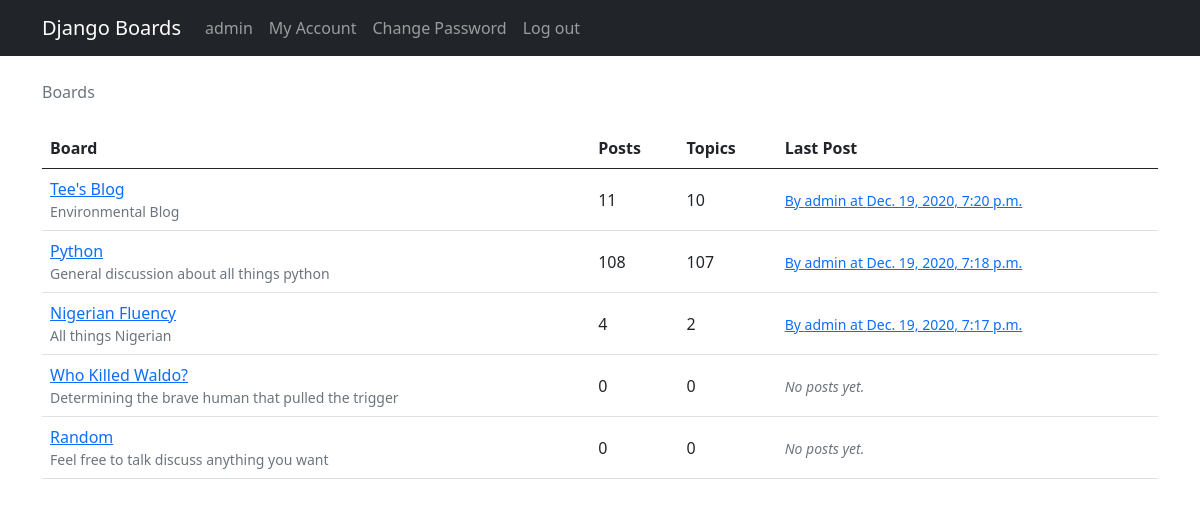
The app's page / (signed in) with its own data.
### boards/models.py (models this page shows, shortened)
class Board(models.Model):
    name = models.CharField(max_length=30, unique=True)
    description= models.CharField(max_length=100)
    def get_posts_count(self):
        return Post.objects.filter(topic__board=self).count()
    def get_last_post(self):
        return Post.objects.filter(topic__board=self).order_by('-created_at').first()

class Post(models.Model):
    message= models.TextField(max_length=4000)
    topic = models.ForeignKey(Topic, related_name='posts', on_delete=CASCADE)
    created_at = models.DateTimeField(auto_now_add=True)
    updated_at =models.DateTimeField(null=True)
    created_by = models.ForeignKey(User, related_name='posts', on_delete=CASCADE)
    updated_by = models.ForeignKey(User, null=True, related_name='+', on_delete=CASCADE)

### boards/views.py (the view)
# urls.py: path('', views.BoardListView.as_view(), name='home'),
class BoardListView(ListView):
    model = Board
    context_object_name ='boards'
    template_name = 'home.html'

### templates/home.html
{% extends 'base.html' %}
{% load static %}
{% load bootstrap4 %}
{% block breadcrumb %}
  <li class="breadcrumb-item active">Boards</li>
{% endblock %}
{% block content %}
  <table class="table">
    <thead class="thead-inverse">
      <tr>
        <th>Board</th>
        <th>Posts</th>
        <th>Topics</th>
        <th>Last Post</th>
      </tr>
    </thead>
    <tbody>
      {% for board in boards %}
        <tr>
          <td>
            <a href="{% url 'board_topics' board.pk %}">{{ board.name }}</a>
            <small class="text-muted d-block">{{ board.description }}</small>
          </td>
          <td class="align-middle">
            {{ board.get_posts_count }}
          </td>
          <td class="align-middle">
            {{ board.topics.count }}
          </td>
          <td class="align-middle">
            {% with post=board.get_last_post %}
              {% if post %}
                <small>
                  <a href="{% url 'topic_posts' board.pk post.topic.pk %}">
                    By {{ post.created_by.username }} at {{ post.created_at }}
                  </a>
                </small>
              {% else %}
                <small class="text-muted">
                  <em>No posts yet.</em>
                </small>
              {% endif %}
            {% endwith %}
          </td>
        </tr>
      {% endfor %}
    </tbody>
  </table>
{% endblock %}

### templates/base.html (shortened to what this page needs)
{% load static %}
{% load bootstrap4 %}
<!DOCTYPE html>
<html lang="en">
<head>
    <link href="https://cdn.jsdelivr.net/npm/bootstrap@5.0.0-beta1/dist/css/bootstrap.min.css" rel="stylesheet">
    <link rel="stylesheet" href="https://cdn.jsdelivr.net/simplemde/latest/simplemde.min.css">
    <link rel="stylesheet" href="{% static '/roseboard/static/css/bootstrap.min.css' %}">
</head>
<body>
    {% block body %}
    <nav class="navbar navbar-expand-sm navbar-dark bg-dark">
        <div class="container">
          <a class="navbar-brand" href="{% url 'home' %}">Django Boards</a>
          <div class="collapse navbar-collapse" id="mainMenu">
              {% if user.is_authenticated %}
            <ul class="navbar-nav ml-auto">
              <li class="nav-item ">
                <a class="nav-link" href="#" id="userMenu"  aria-haspopup="true" aria-expanded="false">
                  {{ user.username }}
                </a>
            </li>
            <li class="nav-item ">
                <a class="nav-link" href="{% url 'my_account' %}" id="userMenu"  aria-haspopup="true" aria-expanded="false">
                  My Account
                </a>
            </li>
            <li class="nav-item ">
                <a class="nav-link" href="{% url 'password_reset' %}" id="userMenu"  aria-haspopup="true" aria-expanded="false">
                  Change Password
                </a>
            </li>
            <li class="nav-item ">
                <a class="nav-link" href="{% url 'logout' %}">
                  Log out
                </a>
            </li>
        </ul>
            {% endif %}
          </div>
        </div>
      </nav>
    <div class="container">
      <ol class="breadcrumb my-4">
        {% block breadcrumb %}
        {% endblock %}
      </ol>
      {% block content %}
      {% endblock %}
    </div>
  {% endblock body %}
  </body>
</html>

### records on screen
Board: name "Tee's Blog", description "Environmental Blog", get_posts_count "11", topics.count "10", get_last_post.created_by.username "admin", get_last_post.created_at "Dec. 19, 2020, 7:20 p.m."
Board: name "Python", description "General discussion about all things python", get_posts_count "108", topics.count "107", get_last_post.created_by.username "admin", get_last_post.created_at "Dec. 19, 2020, 7:18 p.m."
Board: name "Nigerian Fluency", description "All things Nigerian", get_posts_count "4", topics.count "2", get_last_post.created_by.username "admin", get_last_post.created_at "Dec. 19, 2020, 7:17 p.m."
Board: name "Who Killed Waldo?", description "Determining the brave human that pulled the trigger", get_posts_count "0", topics.count "0", shows "No posts yet."
Board: name "Random", description "Feel free to talk discuss anything you want", get_posts_count "0", topics.count "0", shows "No posts yet."

### other values on screen
{{ user.username }} "admin"
